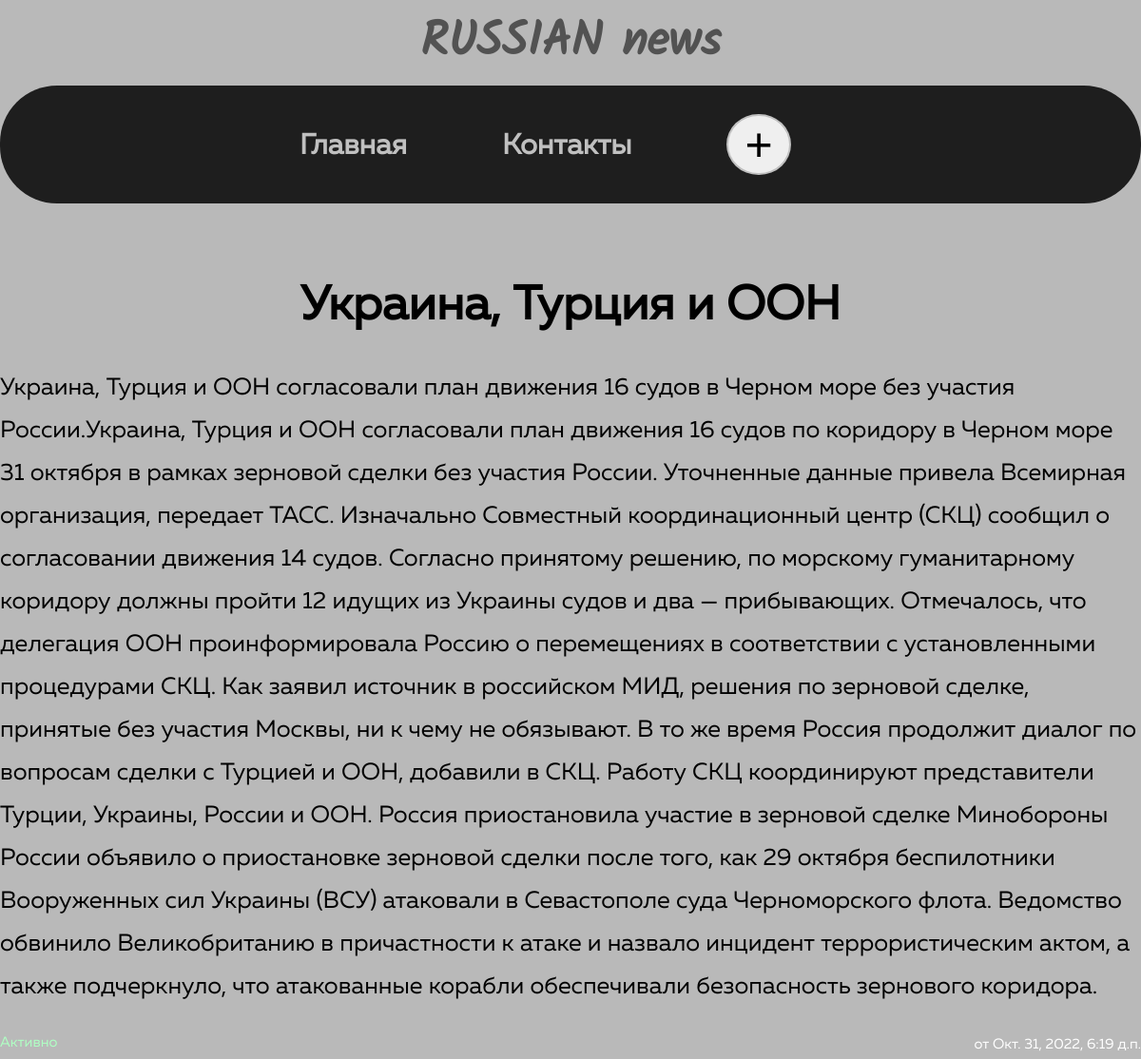
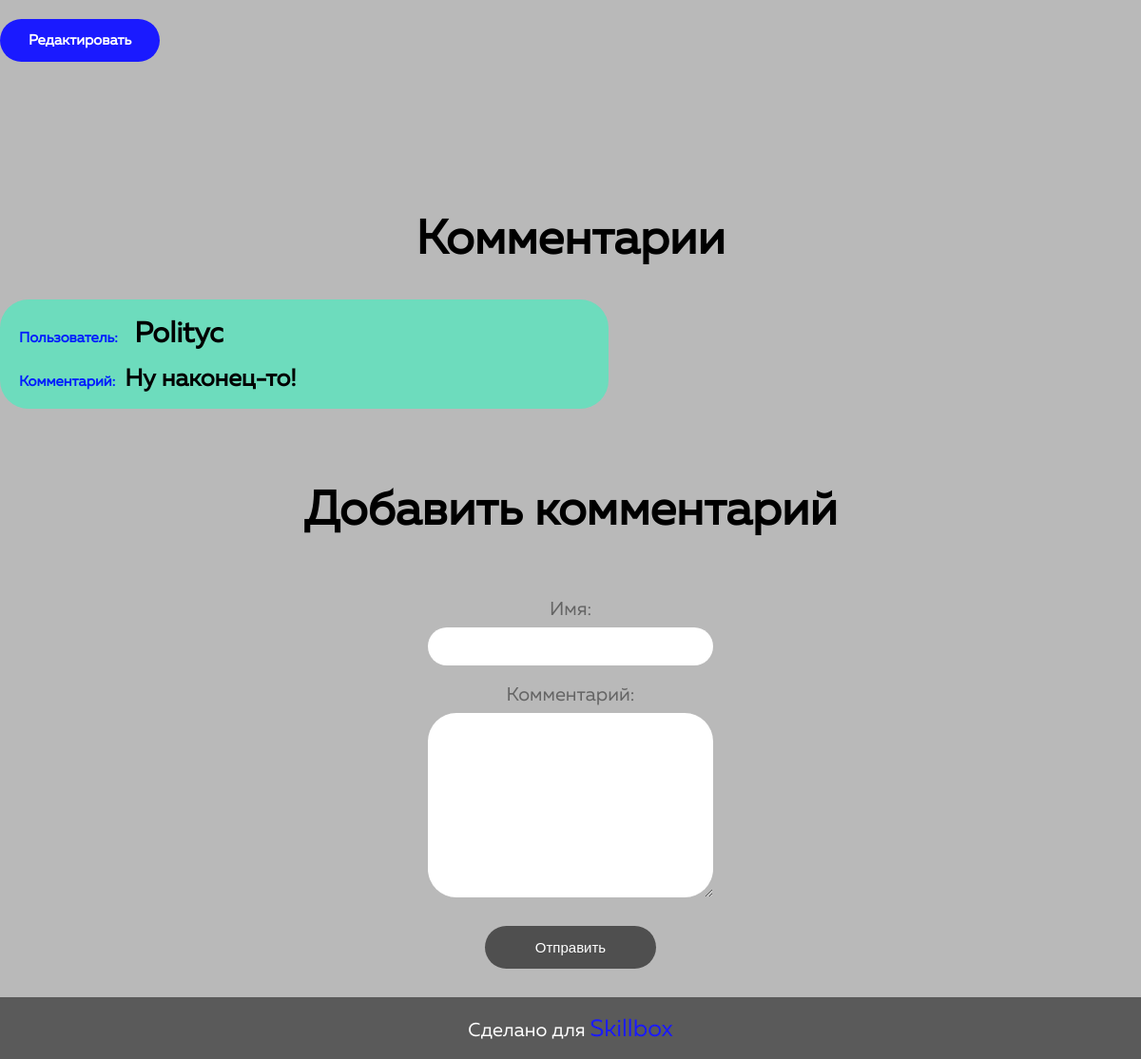
Page /6 on the committed database (2 pictures, top to bottom).
### add_news/models.py (models this page shows, shortened)
class Articles(models.Model):
    title = models.CharField(max_length=100, verbose_name='Заголовок статьи')
    anons = models.CharField(max_length=250, verbose_name='Анонс')
    text_news = models.TextField(max_length=2000, verbose_name='Текст новости')
    date_add = models.DateTimeField(verbose_name='Дата публикации')
    update_date = models.DateTimeField(verbose_name='Дата редактирования')
    activity = models.BooleanField(default=True)
    class Meta:
        verbose_name = 'Новость'
        verbose_name_plural = 'Новости'

class Comments(models.Model):
    username = models.CharField(max_length=20, verbose_name='Имя')
    text_comment = models.TextField(verbose_name='Комментарий')
    news = models.ForeignKey('Articles', null=True, on_delete=models.CASCADE, verbose_name='Новость',
                             related_name='comment_news')
    class Meta:
        verbose_name = 'Комментарий'
        verbose_name_plural = 'Комментарии'

### add_news/views.py (the view, shortened to what this page needs)
# urls.py: path('<int:pk>', NewsDetail.as_view(), name='news_detail'),
class NewsDetail(generic.DetailView):
    model = Articles
    template_name = 'add_news/detail_news.html'
    context_object_name = 'detail_news'
    def get_context_data(self, **kwargs):
        context = super().get_context_data(**kwargs)
        context['news_id'] = self.object.id
        context['comments_list'] = Comments.objects.filter(news_id=self.object.id)
        context['comment_form'] = CommentsForm()
        return context

### add_news/forms.py
class CommentsForm(ModelForm):
    class Meta:
        model = Comments
        fields = ['username', 'text_comment']
        widgets = {
             'username': TextInput(attrs={
                 'class': 'comments__user',
             }),
             'text_comment': Textarea(attrs={
                 'class': 'comments__text',
             })
         }

### add_news/templates/add_news/detail_news.html (shortened to what this page needs)
{% load static %}
<html lang="ru">
<head>
    <link rel="stylesheet" href="{% static 'add_news/css/style.css' %}" type="text/css">
</head>
<body>
     <header class="header">
        <div class="header__top">
            <div class="container">
                <a class="header__logo-link link" href="{% url 'news' %}">RUSSIAN news</a>
            </div>
        </div>
        <div class="header__button">
            <div class="container">
                <nav class="header__nav">
                    <ul class="header__nav-list list">
                        <li class="header__list-item"><a href="{% url 'news' %}" class="header__nav-link link">Главная</a></li>
                        <li class="header__list-item"><a href="{% url 'contacts' %}" class="header__nav-link link">Контакты</a></li>
                        <li class="header__list-item">
                            <a href="{% url 'create' %}" class="header__nav-link link"><button class="header__btn">+</button>
                            </a></li>
                    </ul>
                </nav>
            </div>
        </div>
    </header>
    <section class="detail">
        <div class="container">
             <h3 class="about__heading">{{detail_news.title}}</h3>
             <p class="detail__text">{{detail_news.text_news}}</p>
             <span class="detail__date">от {{detail_news.update_date}}</span>
            {% if detail_news.activity %}
            <p class="detail__active">Активно</p>
            {% else %}
            <p class="detail__active">В архиве</p>
            {% endif %}
             <a href="{% url 'news_edit' detail_news.id %}" class="detail_link link">Редактировать</a>
        </div>
    </section>
    <section class="comments">
        <div class="container">
            <h2 class="about__heading">Комментарии</h2>
            {% if comments_list %}
            <ul class="comments__list list">
                {% for el in comments_list %}
                <li class="comments__item">
                    <p class="comments__author"><span class="comments__span">Пользователь:</span> {{el.username}}</p>
                    <p class="comments__descr"><span class="comments__span">Комментарий:</span>{{el.text_comment}}</p>
                </li>
                {% endfor %}
            </ul>
            {% else %}
                <p class="comments__none">Комментариев нет</p>
            {% endif %}
        </div>
    </section>
    <section class="comment">
        <div class="container">
             <h3 class="about__heading">Добавить комментарий</h3>
             <form method="post" class="comments__form">
                 {{comment_form.as_p}}
                 <button type="submit" class="comments__btn">Отправить</button>
             </form>
        </div>
    </section>
    <footer class="footer">
        <div class="container">
            <div class="footer__span-block">
                <span class="footer__span">Сделано для <a href="https://skillbox.ru/" class="footer__link link" target="_blank">
                    Skillbox
                </a>
                </span>
            </div>
        </div>
    </footer>
</body>
</html>

### add_news/static/add_news/css/style.css (style rules this page uses)
* { margin: 0; padding: 0; }
body { min-width: 320px; background-color: #b9b9b9; font-family: 'Muller', sans-serif; }
.link { display: inline-block; text-decoration: none; }
.list { list-style: none; }
.header__top { padding: 20px 0; text-align: center; }
.container { margin: 0 auto; width: 1200px; }
.header__logo-link { font-family: 'Kalm', sans-serif; font-size: 50px; line-height: 100%; font-weight: 900; color: #525252; }
.header__nav { padding: 30px; border-radius: 60px; background-color: #1e1e1e; }
.header__nav-list { display: flex; margin: 0 auto; align-items: center; width: 50%; }
.header__list-item:not(:last-child) { margin-right: 100px; }
.header__nav-link { font-size: 30px; line-height: 100%; font-weight: 600; color: #c0c0c0; transition: color .5s ease-in-out; }
.header__btn { padding: 5px 17px; font-size: 50px; line-height: 100%; border: 2px solid #c0c0c0; border-radius: 100%; cursor: pointer; }
.about__heading { margin-bottom: 40px; font-size: 50px; line-height: 100%; text-align: center; }
.detail { padding: 80px 0; }
.detail__text { margin-bottom: 30px; font-size: 25px; line-height: 45px; }
.detail__date { float: right; font-size: 15px; color: white; }
.detail__active { margin-bottom: 30px; font-size: 15px; line-height: 100%; color: #afffc3; }
.comments { padding: 80px 0; }
.comments__form { display: flex; flex-direction: column; position: relative; margin: 0 auto; padding: 30px; width: 50%; text-align: center; }
label { display: flex; flex-direction: column; margin-bottom: 10px; font-size: 20px; line-height: 100%; color: #646464; }
.comments__user { margin-bottom: 20px; padding: 20px; width: 50%; height: 15px; border: none; border-radius: 30px; }
.comments__text { margin-bottom: 30px; padding: 22px; width: 50%; border: none; border-radius: 30px; }
.comments__btn { display: inline-block; margin: 0 auto; padding: 15px 30px; width: 30%; border: none; border-radius: 30px; background-color: #4f4f4f; font-size: 15px; line-height: 100%; color: #ffffff; transition: background-color .5s ease-in-out; cursor: pointer; }
.detail_link { display: inline-block; padding: 15px 30px; background-color: #1a1aff; border-radius: 30px; font-size: 15px; line-height: 100%; font-weight: 600; color: #ffffff; }
.comments__item { padding: 20px; width: 50%; background-color: #6DDCBD; border-radius: 30px; }
.comments__span { margin-right: 10px; font-size: 15px; line-height: 100%; font-weight: 600; color: #001dff; }
.comments__author { margin-bottom: 20px; font-size: 30px; line-height: 100%; font-weight: 900; }
.comments__descr { font-size: 25px; line-height: 100%; font-weight: 900; }
.footer { background-color: #5a5a5a; }
.footer__span-block { padding: 20px 0; text-align: center; }
.footer__span { font-size: 20px; line-height: 100%; color: #ffffff; }
.footer__link { display: inline-block; font-size: 25px; line-height: 100%; color: #1a1aff; }

### rows in the picture
Articles: title "Украина, Турция и ООН", text_news "Украина, Турция и ООН согласовали план движения 16 судов в Черном море без участия России.Украина, Турция и ООН согласовали план движения 16 судов по коридору в Черном море 31 октября в рамках зерновой сделки без участия России. Уточненные данные привела Всемирная организация, передает ТАСС. Изначально Совместный координационный центр (СКЦ) сообщил о согласовании движения 14 судов. Согласно принятому решению, по морскому гуманитарному коридору должны пройти 12 идущих из Украины судов и два — прибывающих. Отмечалось, что делегация ООН проинформировала Россию о перемещениях в соответствии с установленными процедурами СКЦ. Как заявил источник в российском МИД, решения по зерновой сделке,…", update_date "Окт. 31, 2022, 6:19 д.п."
Comments: username "Polityc", text_comment "Ну наконец-то!"
